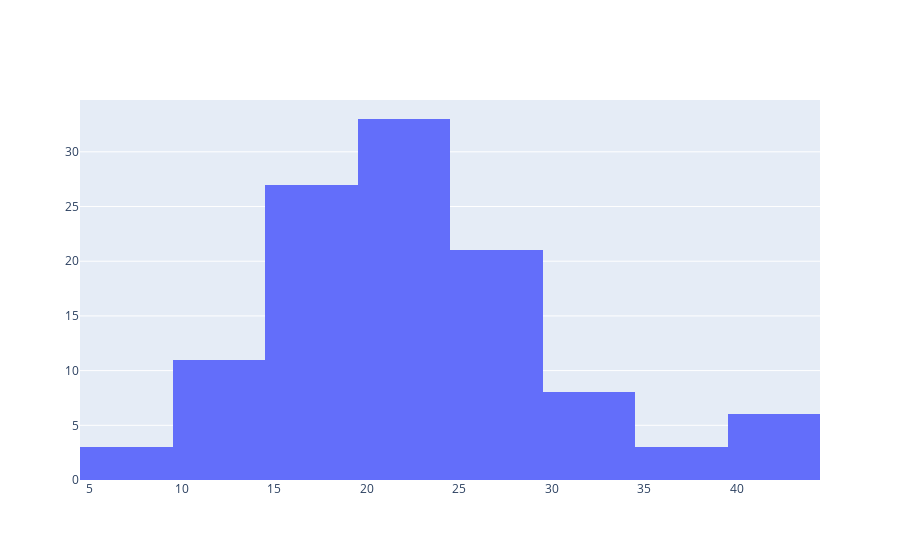

Notebook code for this chart:
### Code cell
node_table["is_experienced"] = node_table["experience"] > 50

n_experienced_per_participant = node_table.groupby("participant")["is_experienced"].sum()
n_experienced_per_participant = n_experienced_per_participant.rename("n_experienced")

fig = go.Figure(data=[go.Histogram(x=n_experienced_per_participant)])
fig.show()

### Figure 1 — Plotly figure (JSON) as saved in the notebook; plotly's stock layout.template omitted (floating-point values rounded to 4 significant figures)
{"data": [{"type": "histogram", "x": [19, 27, 29, 11, 19, 17, 11, 28, 20, 15, 14, 24, 16, 42, 27, 22, 18, 20, 21, 15, 22, 12, 40, 23, 19, 21, 27, 17, 32, 17, 40, 22, 15, 27, 11, 15, 18, 18, 8, 15, 36, 26, 41, 22, 24, 20, 31, 7, 15, 22, 23, 26, 19, 11, 18, 20, 17, 22, 15, 25, 28, 29, 28, 13, 12, 43, 19, 14, 29, 20, 28, 21, 31, 7, 24, 21, 24, 18, 27, 21, 30, 12, 17, 34, 24, 23, 22, 20, 14, 24, 17, 33, 24, 16, 32, 20, 39, 41, 29, 20, 32, 23, 16, 25, 27, 26, 18, 35, 26, 29, 20, 22]}], "layout": {}}
